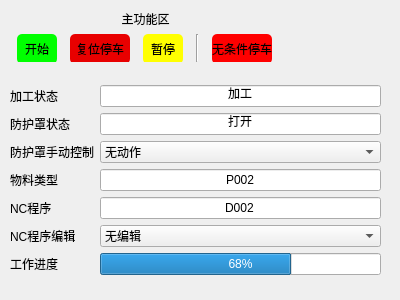
<?xml version="1.0" encoding="UTF-8"?>
<ui version="4.0">
 <class>Lathe</class>
 <widget class="QWidget" name="Lathe">
  <property name="geometry">
   <rect>
    <x>0</x>
    <y>0</y>
    <width>400</width>
    <height>300</height>
   </rect>
  </property>
  <property name="windowTitle">
   <string>数控车床</string>
  </property>
  <widget class="QWidget" name="verticalLayoutWidget_6">
   <property name="geometry">
    <rect>
     <x>10</x>
     <y>80</y>
     <width>371</width>
     <height>201</height>
    </rect>
   </property>
   <layout class="QVBoxLayout" name="verticalLayout_6">
    <item>
     <layout class="QGridLayout" name="gridLayout_5">
      <item row="0" column="0">
       <widget class="QLabel" name="label_24">
        <property name="text">
         <string>加工状态</string>
        </property>
       </widget>
      </item>
      <item row="0" column="1">
       <widget class="QLineEdit" name="lineEdit_10">
        <property name="text">
         <string>加工</string>
        </property>
        <property name="alignment">
         <set>Qt::AlignCenter</set>
        </property>
       </widget>
      </item>
      <item row="4" column="1">
       <widget class="QLineEdit" name="lineEdit_11">
        <property name="text">
         <string>D002</string>
        </property>
        <property name="alignment">
         <set>Qt::AlignCenter</set>
        </property>
       </widget>
      </item>
      <item row="2" column="1">
       <widget class="QComboBox" name="comboBox">
        <item>
         <property name="text">
          <string>无动作</string>
         </property>
        </item>
        <item>
         <property name="text">
          <string>打开</string>
         </property>
        </item>
        <item>
         <property name="text">
          <string>关闭</string>
         </property>
        </item>
       </widget>
      </item>
      <item row="1" column="0">
       <widget class="QLabel" name="label_27">
        <property name="text">
         <string>防护罩状态</string>
        </property>
       </widget>
      </item>
      <item row="3" column="0">
       <widget class="QLabel" name="label_26">
        <property name="text">
         <string>物料类型</string>
        </property>
       </widget>
      </item>
      <item row="1" column="1">
       <widget class="QLineEdit" name="lineEdit_13">
        <property name="text">
         <string>打开</string>
        </property>
        <property name="alignment">
         <set>Qt::AlignCenter</set>
        </property>
       </widget>
      </item>
      <item row="6" column="1">
       <widget class="QProgressBar" name="pgbMainLathe">
        <property name="enabled">
         <bool>true</bool>
        </property>
        <property name="value">
         <number>68</number>
        </property>
       </widget>
      </item>
      <item row="6" column="0">
       <widget class="QLabel" name="label_28">
        <property name="text">
         <string>工作进度</string>
        </property>
       </widget>
      </item>
      <item row="3" column="1">
       <widget class="QLineEdit" name="lineEdit_12">
        <property name="text">
         <string>P002</string>
        </property>
        <property name="alignment">
         <set>Qt::AlignCenter</set>
        </property>
       </widget>
      </item>
      <item row="4" column="0">
       <widget class="QLabel" name="label_25">
        <property name="text">
         <string>NC程序</string>
        </property>
       </widget>
      </item>
      <item row="2" column="0">
       <widget class="QLabel" name="label_29">
        <property name="text">
         <string>防护罩手动控制</string>
        </property>
       </widget>
      </item>
      <item row="5" column="0">
       <widget class="QLabel" name="label_30">
        <property name="text">
         <string>NC程序编辑</string>
        </property>
       </widget>
      </item>
      <item row="5" column="1">
       <widget class="QComboBox" name="comboBox_2">
        <item>
         <property name="text">
          <string>无编辑</string>
         </property>
        </item>
        <item>
         <property name="text">
          <string>导入</string>
         </property>
        </item>
        <item>
         <property name="text">
          <string>导出</string>
         </property>
        </item>
        <item>
         <property name="text">
          <string>编辑</string>
         </property>
        </item>
       </widget>
      </item>
     </layout>
    </item>
   </layout>
  </widget>
  <widget class="QWidget" name="verticalLayoutWidget">
   <property name="geometry">
    <rect>
     <x>10</x>
     <y>10</y>
     <width>271</width>
     <height>52</height>
    </rect>
   </property>
   <layout class="QVBoxLayout" name="verticalLayout">
    <item>
     <widget class="QLabel" name="label">
      <property name="text">
       <string>主功能区</string>
      </property>
      <property name="alignment">
       <set>Qt::AlignCenter</set>
      </property>
     </widget>
    </item>
    <item>
     <layout class="QHBoxLayout" name="horizontalLayout_4">
      <item>
       <widget class="QPushButton" name="pbStart">
        <property name="minimumSize">
         <size>
          <width>0</width>
          <height>30</height>
         </size>
        </property>
        <property name="maximumSize">
         <size>
          <width>40</width>
          <height>30</height>
         </size>
        </property>
        <property name="styleSheet">
         <string notr="true">border-radius:5px; 
background-color: rgb(0, 255, 0);</string>
        </property>
        <property name="text">
         <string>开始</string>
        </property>
       </widget>
      </item>
      <item>
       <widget class="QPushButton" name="pbStop">
        <property name="minimumSize">
         <size>
          <width>0</width>
          <height>30</height>
         </size>
        </property>
        <property name="maximumSize">
         <size>
          <width>60</width>
          <height>30</height>
         </size>
        </property>
        <property name="styleSheet">
         <string notr="true">border-radius:5px; 
background-color: rgb(232, 0, 0)</string>
        </property>
        <property name="text">
         <string>复位停车</string>
        </property>
       </widget>
      </item>
      <item>
       <widget class="QPushButton" name="pbPause">
        <property name="minimumSize">
         <size>
          <width>0</width>
          <height>30</height>
         </size>
        </property>
        <property name="maximumSize">
         <size>
          <width>40</width>
          <height>16777215</height>
         </size>
        </property>
        <property name="styleSheet">
         <string notr="true">border-radius:5px;   
background-color: rgb(255, 255, 0);</string>
        </property>
        <property name="text">
         <string>暂停</string>
        </property>
       </widget>
      </item>
      <item>
       <widget class="Line" name="line_8">
        <property name="orientation">
         <enum>Qt::Vertical</enum>
        </property>
       </widget>
      </item>
      <item>
       <widget class="QPushButton" name="pbScram">
        <property name="sizePolicy">
         <sizepolicy hsizetype="Fixed" vsizetype="Fixed">
          <horstretch>0</horstretch>
          <verstretch>0</verstretch>
         </sizepolicy>
        </property>
        <property name="minimumSize">
         <size>
          <width>0</width>
          <height>30</height>
         </size>
        </property>
        <property name="maximumSize">
         <size>
          <width>60</width>
          <height>16777215</height>
         </size>
        </property>
        <property name="styleSheet">
         <string notr="true">border-radius:5px;   
background-color: rgb(255, 0, 0);</string>
        </property>
        <property name="text">
         <string>无条件停车</string>
        </property>
       </widget>
      </item>
     </layout>
    </item>
   </layout>
  </widget>
 </widget>
 <resources/>
 <connections/>
</ui>
